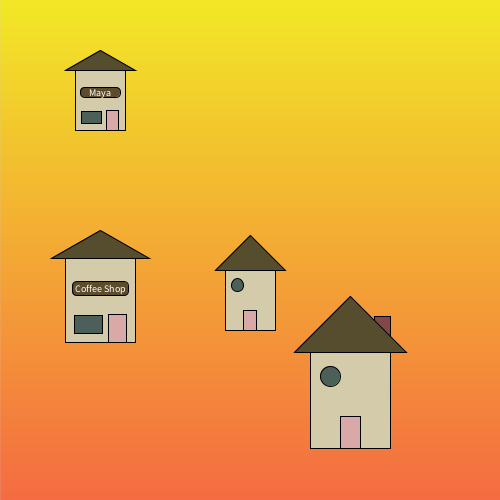
Frame 1 (no input)
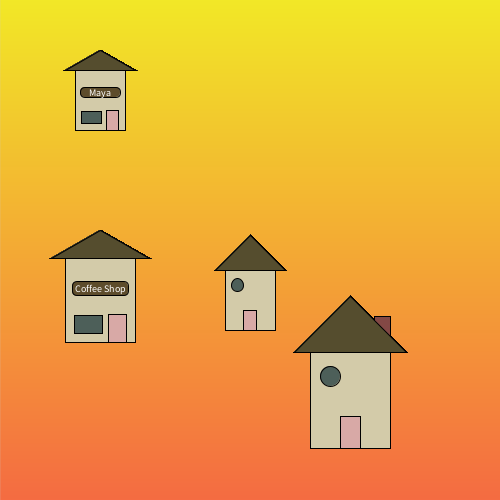
Frame 60 (the mouse pressed at the canvas centre just before this capture)
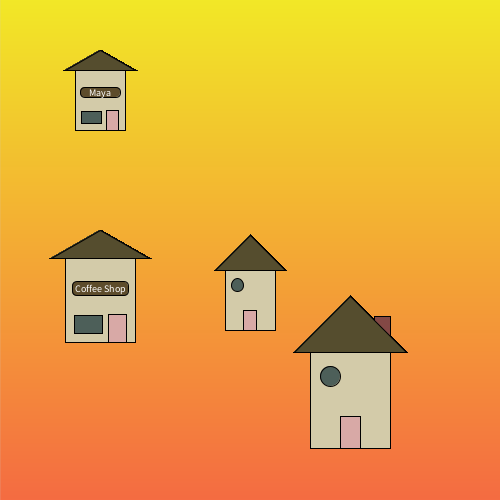
Frame 120 (the mouse held since frame 60 and released just before this capture)

The Processing sketch that drew these frames (run headless with seeded random() and noise(); from frame 60 on, the mouse is pressed at the canvas centre):

// Processing sketch: Sunset_Town_Maya_Glickman_
// ── Sunset_Town_Maya_Glickman_.pde
float r;
float g;
float b;


void setup() {
  size(500, 500);


  for (int x = 0; x < height; x++) {
    r=map(x, 0, height-1, 242, 245);
    g=map(x, 0, height-1, 232, 108);
    b=map(x, 0, height-1, 39, 66);

    stroke(r, g, b);
    line(0, x, width, x);
  }
    
  


    
  }


void draw() {
  hut(width/2, 300, 50, false);
  hut(350, 400, 80, true);

  shop(100, 100, 50, 1);
  shop(100, 300, 70, 2);
}


void hut(float x, float y, float size, boolean chimney) {
  
  
  rectMode(CENTER);

  strokeWeight(1);
  stroke(0);
  if (chimney) {
    fill(#834845);
    rect(x+size*0.4, y - size*0.8, size*0.2, size*0.5);
  }
  fill(#D3CBA9);
  rect(x, y, size, size*1.2);
  fill(#554D2E);
  triangle(x, y - size*1.3, x-size*0.7, y-size*0.6, x+size*0.7, y-size*0.6);
  fill(#4D5F59);
  circle(x - size*0.25, y - size*0.3, size*0.25);
  fill(#D8A9A6);
  rect(x, y+size*0.4, size*0.25, size*0.4);
}

void shop(float x, float y, float size, int option) {
  rectMode(CENTER);
  strokeWeight(1);
  stroke(0);

  fill(#D3CBA9);
  rect(x, y, size, size*1.2);
  fill(#554D2E);
  triangle(x, y - size*1, x-size*0.7, y-size*0.6, x+size*0.7, y-size*0.6);
  fill(#D8A9A6);
  rect(x+size/4, y+size*0.4, size*0.25, size*0.4);
  fill(#4D5F59);
  rect(x - size*0.17, y + size*0.35, size*0.4, size*0.25);
  fill(#5D4C2B);
  rect(x, y-size*0.16, size*0.8, size*0.2, 5);
  fill(255);
  textSize(10);
  textAlign(CENTER, CENTER);
  if (option == 1) {
    text("Maya", x, y - size*0.16);
  } else if (option == 2) {
    text("Coffee Shop", x, y - size*0.16);
  } else if (option == 3) {
    text("MARKET", x, y - size*0.16);
  }
}
